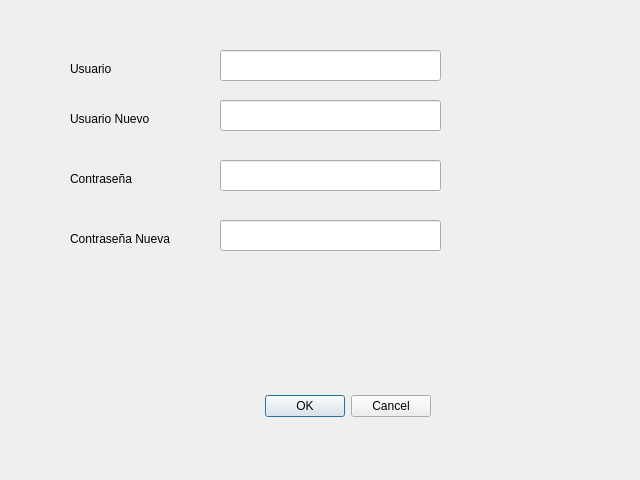
<?xml version="1.0" encoding="UTF-8"?>
<ui version="4.0">
 <class>Dialog</class>
 <widget class="QDialog" name="Dialog">
  <property name="geometry">
   <rect>
    <x>0</x>
    <y>0</y>
    <width>640</width>
    <height>480</height>
   </rect>
  </property>
  <property name="windowTitle">
   <string>Dialog</string>
  </property>
  <widget class="QDialogButtonBox" name="buttonBox">
   <property name="geometry">
    <rect>
     <x>-190</x>
     <y>390</y>
     <width>621</width>
     <height>32</height>
    </rect>
   </property>
   <property name="orientation">
    <enum>Qt::Horizontal</enum>
   </property>
   <property name="standardButtons">
    <set>QDialogButtonBox::Cancel|QDialogButtonBox::Ok</set>
   </property>
  </widget>
  <widget class="QLabel" name="lblUsuario">
   <property name="geometry">
    <rect>
     <x>70</x>
     <y>60</y>
     <width>66</width>
     <height>17</height>
    </rect>
   </property>
   <property name="text">
    <string>Usuario</string>
   </property>
  </widget>
  <widget class="QLabel" name="lblPass">
   <property name="geometry">
    <rect>
     <x>70</x>
     <y>170</y>
     <width>91</width>
     <height>17</height>
    </rect>
   </property>
   <property name="text">
    <string>Contraseña</string>
   </property>
  </widget>
  <widget class="QLabel" name="lblNewUsuario">
   <property name="geometry">
    <rect>
     <x>70</x>
     <y>110</y>
     <width>101</width>
     <height>17</height>
    </rect>
   </property>
   <property name="text">
    <string>Usuario Nuevo</string>
   </property>
  </widget>
  <widget class="QLabel" name="lblNewPass">
   <property name="geometry">
    <rect>
     <x>70</x>
     <y>230</y>
     <width>141</width>
     <height>17</height>
    </rect>
   </property>
   <property name="text">
    <string>Contraseña Nueva</string>
   </property>
  </widget>
  <widget class="QLineEdit" name="txtEUsuario">
   <property name="geometry">
    <rect>
     <x>220</x>
     <y>50</y>
     <width>221</width>
     <height>31</height>
    </rect>
   </property>
  </widget>
  <widget class="QLineEdit" name="txtNewEPass">
   <property name="geometry">
    <rect>
     <x>220</x>
     <y>220</y>
     <width>221</width>
     <height>31</height>
    </rect>
   </property>
  </widget>
  <widget class="QLineEdit" name="txtEPass">
   <property name="geometry">
    <rect>
     <x>220</x>
     <y>160</y>
     <width>221</width>
     <height>31</height>
    </rect>
   </property>
  </widget>
  <widget class="QLineEdit" name="lblNewEUsuario">
   <property name="geometry">
    <rect>
     <x>220</x>
     <y>100</y>
     <width>221</width>
     <height>31</height>
    </rect>
   </property>
  </widget>
 </widget>
 <resources/>
 <connections>
  <connection>
   <sender>buttonBox</sender>
   <signal>accepted()</signal>
   <receiver>Dialog</receiver>
   <slot>accept()</slot>
   <hints>
    <hint type="sourcelabel">
     <x>248</x>
     <y>254</y>
    </hint>
    <hint type="destinationlabel">
     <x>157</x>
     <y>274</y>
    </hint>
   </hints>
  </connection>
  <connection>
   <sender>buttonBox</sender>
   <signal>rejected()</signal>
   <receiver>Dialog</receiver>
   <slot>reject()</slot>
   <hints>
    <hint type="sourcelabel">
     <x>316</x>
     <y>260</y>
    </hint>
    <hint type="destinationlabel">
     <x>286</x>
     <y>274</y>
    </hint>
   </hints>
  </connection>
 </connections>
</ui>
